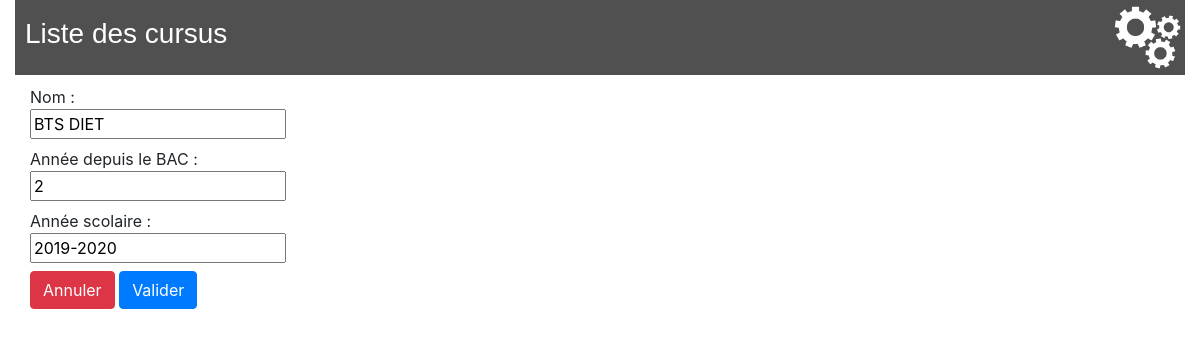
The page /lycee/cursus/update/4 on the database its author committed.
### lycee/models.py (models this page shows, shortened)
class Cursus(models.Model):
    name = models.CharField(
        max_length=50,
        blank=False,
        null=True,
        default='aucun'
    )
    year_from_bac = models.SmallIntegerField(
        help_text="year since le bac",
        verbose_name="year",
        blank=False,
        null=True,
        default=0
    )
    scholar_year = models.CharField(
        max_length=9,
        blank=False,
        null=True,
        default='0000-00001'
    )

### lycee/views.py (the view, shortened to what this page needs)
# urls.py: url(r'^cursus/update/(?P<pk>[0-9]+)$', views.CursusUpdateView.as_view(), name='update_cursus'),
class CursusUpdateView(UpdateView):
    model = Cursus
    form_class = CursusForm
    template_name = "lycee/cursus/create_cursus.html"

### lycee/forms.py
class CursusForm(ModelForm):
    class Meta:
        model = Cursus
        fields = ("name", "year_from_bac", "scholar_year")

### lycee/templates/lycee/cursus/create_cursus.html (shortened to what this page needs)
{% extends "master.html" %}
{% load static %}
{% block title %}
    <h3>Liste des cursus</h3>
{% endblock %}
{% block content %}
    <form method="post">
        <div class="form-group">
            <label for="{{ form.name.id_for_label }}" class="labelo">Nom :</label><br>
            {{ form.name }}
        </div>
        <div class="form-group">
            <label for="{{ form.year_from_bac.id_for_label }}" class="labelo">Année depuis le BAC :</label><br>
            {{ form.year_from_bac }}
        </div>
        <div class="form-group">
            <label for="{{ form.email.scholar_year }}" class="labelo">Année scolaire :</label><br>
            {{ form.scholar_year }}
        </div>
        <div>
            <button type="cancel" class="btn btn-danger"><a style="color: white"href="/lycee/">Annuler</a></button>
            <button type="submit" class="btn btn-primary">Valider</button>
        </div>
    </form>
{% endblock%}

### lycee/static/lycee/style.css (style rules this page uses)
.form-group { margin-bottom: 0.5rem; }
.labelo { display: inline-block; margin-bottom: 0; }

### rows shown on the page
Cursus: name "BTS DIET", year_from_bac "2", scholar_year "2019-2020"
